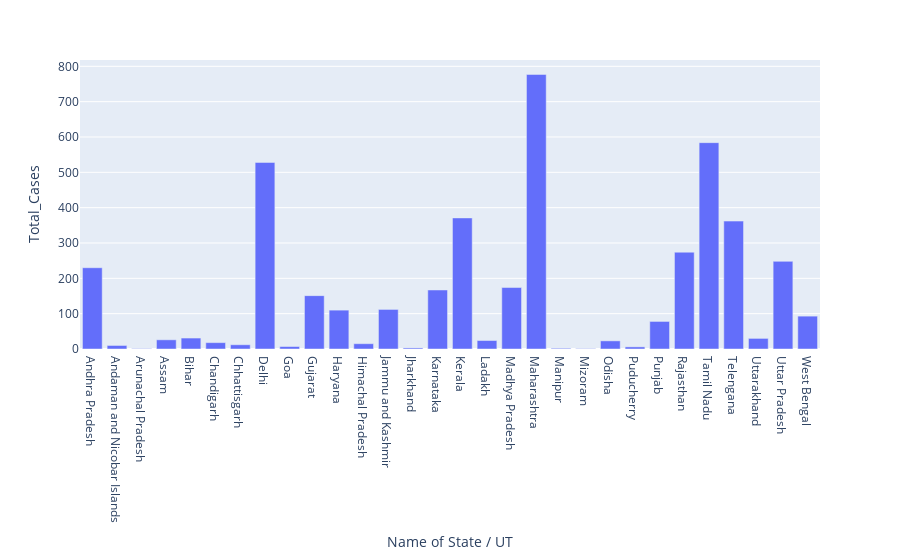

Notebook code for this chart:
### Code cell
fig = px.bar(india_df, x ="Name of State / UT", y="Total_Cases" )
fig.show()

### Figure 1 — Plotly figure (JSON) as saved in the notebook; plotly's stock layout.template omitted (floating-point values rounded to 4 significant figures)
{"data": [{"alignmentgroup": "True", "hovertemplate": "Name of State / UT=%{x}<br>Total_Cases=%{y}<extra></extra>", "legendgroup": "", "marker": {"color": "#636efa"}, "name": "", "offsetgroup": "", "orientation": "v", "showlegend": false, "textposition": "auto", "type": "bar", "x": ["Andhra Pradesh", "Andaman and Nicobar Islands", "Arunachal Pradesh", "Assam", "Bihar", "Chandigarh", "Chhattisgarh", "Delhi", "Goa", "Gujarat", "Haryana", "Himachal Pradesh", "Jammu and Kashmir", "Jharkhand", "Karnataka", "Kerala", "Ladakh", "Madhya Pradesh", "Maharashtra", "Manipur", "Mizoram", "Odisha", "Puducherry", "Punjab", "Rajasthan", "Tamil Nadu", "Telengana", "Uttarakhand", "Uttar Pradesh", "West Bengal"], "xaxis": "x", "y": [230, 10, 1, 26, 31, 18, 12, 528, 7, 151, 110, 15, 112, 3, 167, 371, 24, 174, 777, 2, 1, 23, 6, 78, 274, 584, 362, 30, 248, 93], "yaxis": "y"}], "layout": {"barmode": "relative", "legend": {"tracegroupgap": 0}, "margin": {"t": 60}, "xaxis": {"anchor": "y", "domain": [0, 1], "title": {"text": "Name of State / UT"}}, "yaxis": {"anchor": "x", "domain": [0, 1], "title": {"text": "Total_Cases"}}}}
